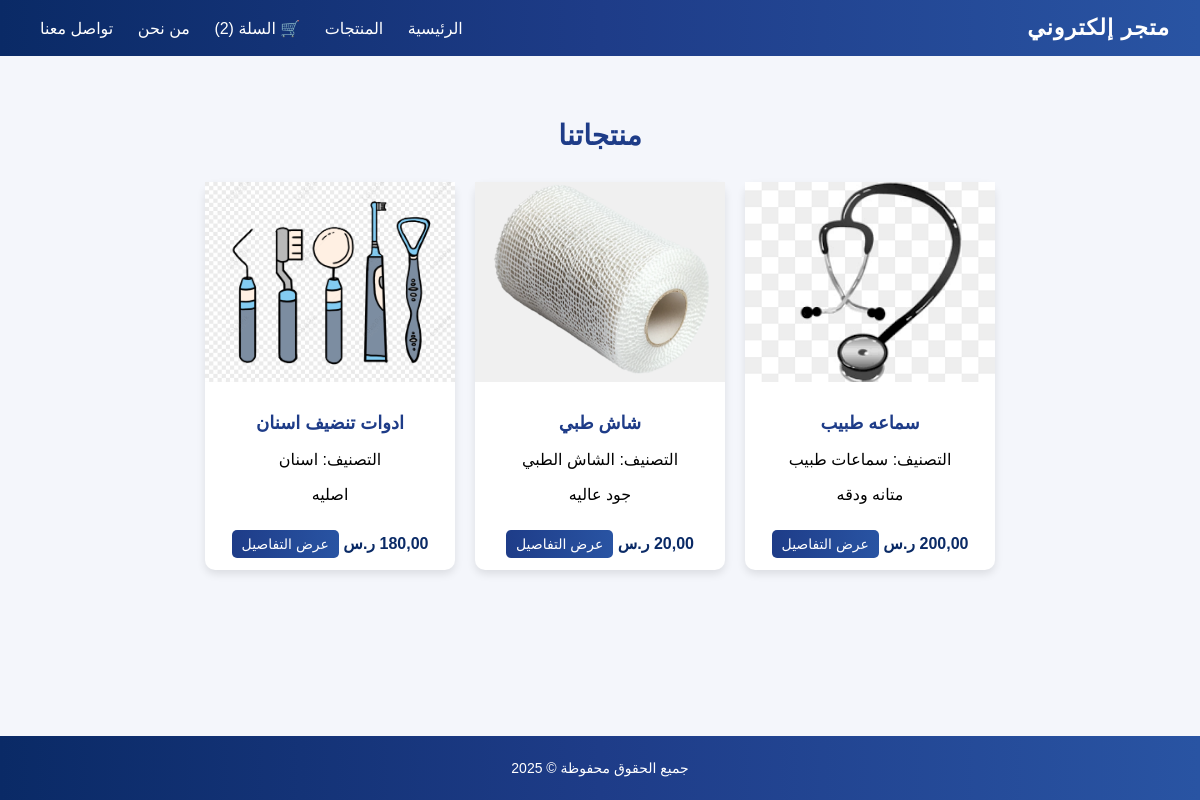
/products/ (signed in), run on the app's committed database.
### products/models.py (models this page shows, shortened)
class Product(models.Model):
    name = models.CharField(max_length=200, verbose_name="اسم المنتج")
    description = models.TextField(blank=True, null=True, verbose_name="الوصف")
    price = models.DecimalField(max_digits=10, decimal_places=2, verbose_name="السعر")
    category = models.ForeignKey(Category, on_delete=models.SET_NULL, null=True, blank=True, verbose_name="التصنيف")
    created_at = models.DateTimeField(auto_now_add=True, verbose_name="تاريخ الإضافة")
    class Meta:
        verbose_name = "منتج"
        verbose_name_plural = "المنتجات"

class ProductImage(models.Model):
    product = models.ForeignKey(Product, on_delete=models.CASCADE, related_name="images", verbose_name="المنتج")
    image = models.ImageField(upload_to="products/", verbose_name="صورة المنتج")
    class Meta:
        verbose_name = "صورة منتج"
        verbose_name_plural = "صور المنتجات"

class Category(models.Model):
    name = models.CharField(max_length=100, unique=True, verbose_name="اسم التصنيف")
    class Meta:
        verbose_name = "تصنيف"
        verbose_name_plural = "التصنيفات"

### products/views.py (the view)
# urls.py: path('', views.product_list, name='product_list'),
def product_list(request):
    products = Product.objects.all()
    return render(request, 'products/products.html', {'products': products})

### storefront/views.py (called while the page is built)
def cart_item_count(request):
    if request.user.is_authenticated:
        cart, created = Cart.objects.get_or_create(user=request.user)
        return {'cart_item_count': cart.items.count()}
    return {'cart_item_count': 0}

### templates/products/products.html (shortened to what this page needs)
{% include 'header.html' %}
<div class="products-container">
  <h2 class="products-title">منتجاتنا</h2>
  <div class="products-grid">
    {% for product in products %}
    <div class="product-card">
      <div class="product-image-wrapper">
        {% if product.images.all %}
          <a href="{% url 'product_detail' product.id %}">
            <img src="{{ product.images.first.image.url }}" alt="{{ product.name }}" class="product-image">
          </a>
        {% else %}
          <a href="{% url 'product_detail' product.id %}">
            <img src="/static/no-image.png" alt="لا توجد صورة" class="product-image">
          </a>
        {% endif %}
      </div>
      <div class="product-info">
        <h3 class="product-name">
          <a href="{% url 'product_detail' product.id %}" style="color: #1e3c88; text-decoration: none;">
            {{ product.name }}
          </a>
        </h3>
        <p class="product-category">التصنيف: {{ product.category.name }}</p>
        <p class="product-description">{{ product.description|truncatechars:50 }}</p>
        <div class="product-bottom">
          <span class="product-price">{{ product.price }} ر.س</span>
          <a href="{% url 'product_detail' product.id %}" class="buy-btn">عرض التفاصيل</a>
        </div>
      </div>
    </div>
    {% endfor %}
  </div>
</div>
{% include 'footer.html' %}

### templates/products/products.html (style rules this page uses)
.products-container { max-width: 1300px; margin: 40px auto; padding: 0 20px; }
.products-title { text-align: center; font-size: 28px; color: #1e3c88; margin-bottom: 30px; font-weight: bold; }
.products-grid { display: flex; flex-wrap: wrap; justify-content: flex-start; gap: 20px; }
.product-card { background: #fff; border-radius: 10px; box-shadow: 0 4px 8px rgba(0,0,0,0.1); width: 250px; transition: 0.3s ease; }
.product-image-wrapper { height: 200px; overflow: hidden; background: #f0f0f0; }
.product-image { width: 100%; height: 100%; object-fit: cover; transition: 0.3s ease-in-out; }
.product-info { padding: 12px; text-align: center; }
.product-name { font-size: 18px; font-weight: bold; color: #1e3c88; margin-bottom: 5px; }
.product-price { color: #0a2a66; font-weight: bold; font-size: 16px; }
.buy-btn { background: linear-gradient(90deg, #1e3c88, #2954a3); color: white; padding: 6px 10px; border-radius: 5px; text-decoration: none; font-size: 14px; transition: 0.3s; display: inline-block; margin-top: 10px; }

### data on the page
Product: images.first.image (picture), name "سماعه طبيب", category.name "سماعات طبيب", description "متانه ودقه"
Product: images.first.image (picture), name "شاش طبي", category.name "الشاش الطبي", description "جود عاليه", price "20,00"
Product: images.first.image (picture), name "ادوات تنضيف اسنان", category.name "اسنان", description "اصليه"

### other printed values
{{ cart_item_count }} "2"
